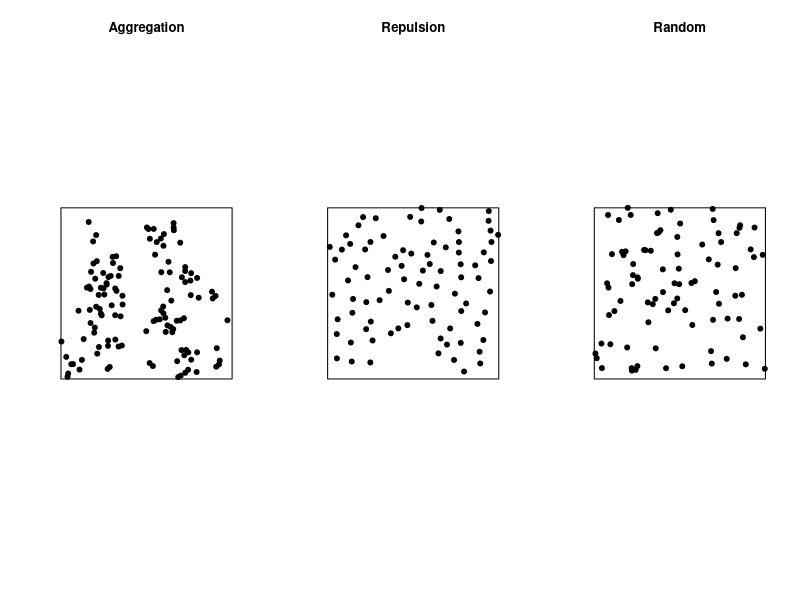
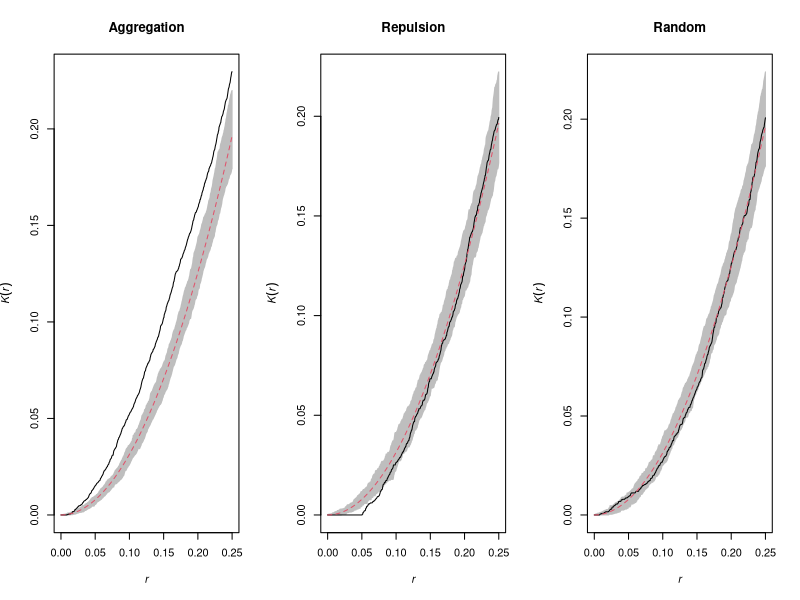
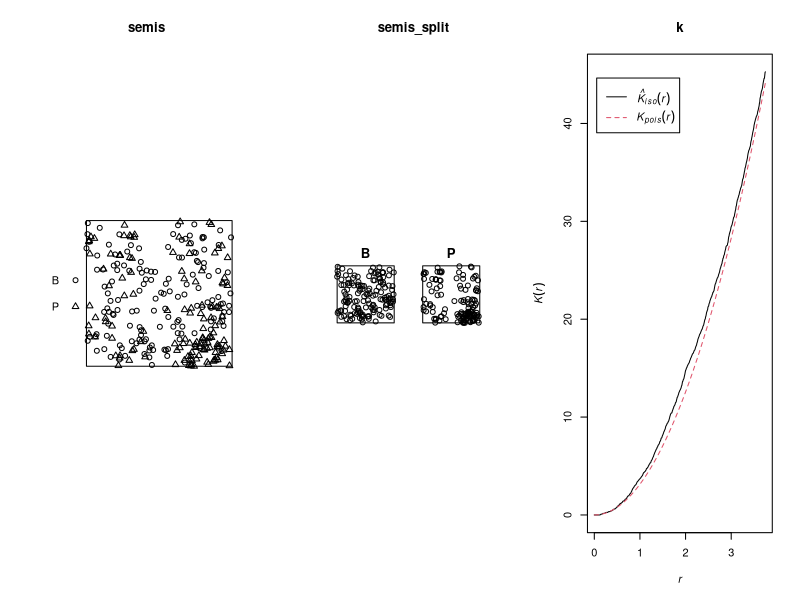
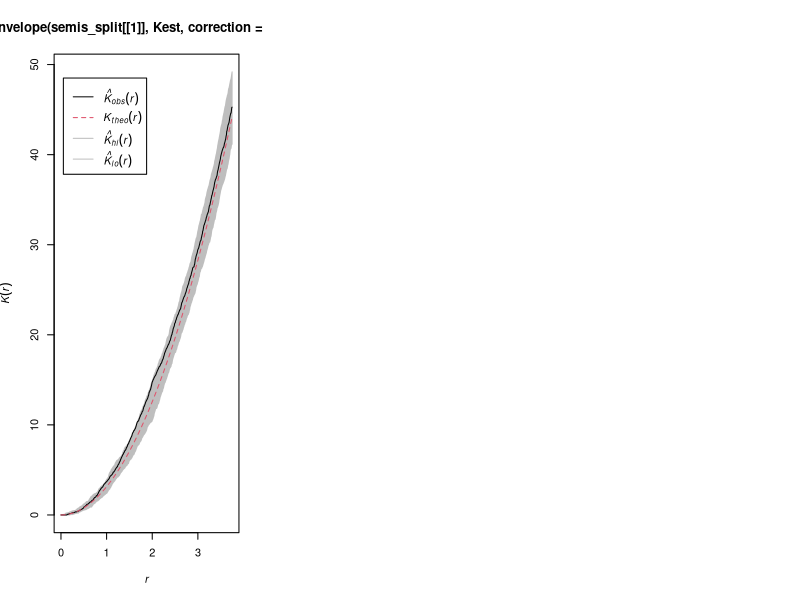
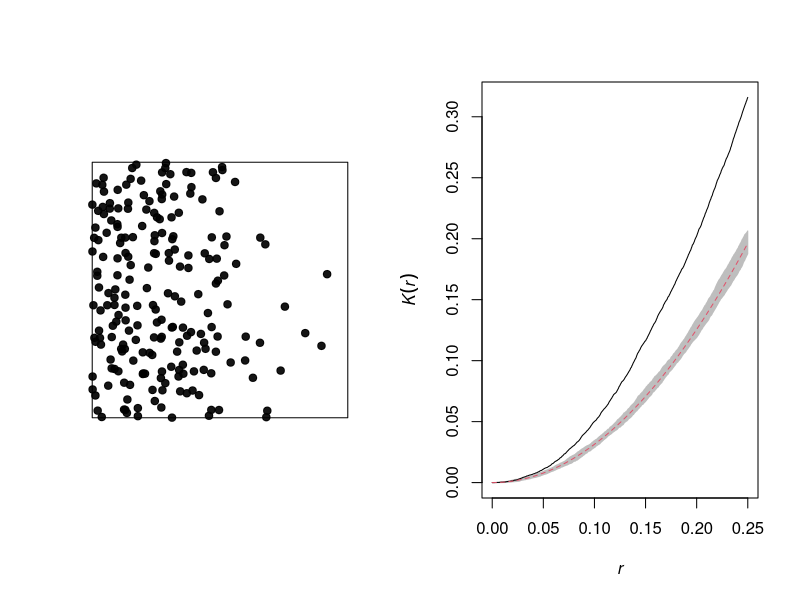
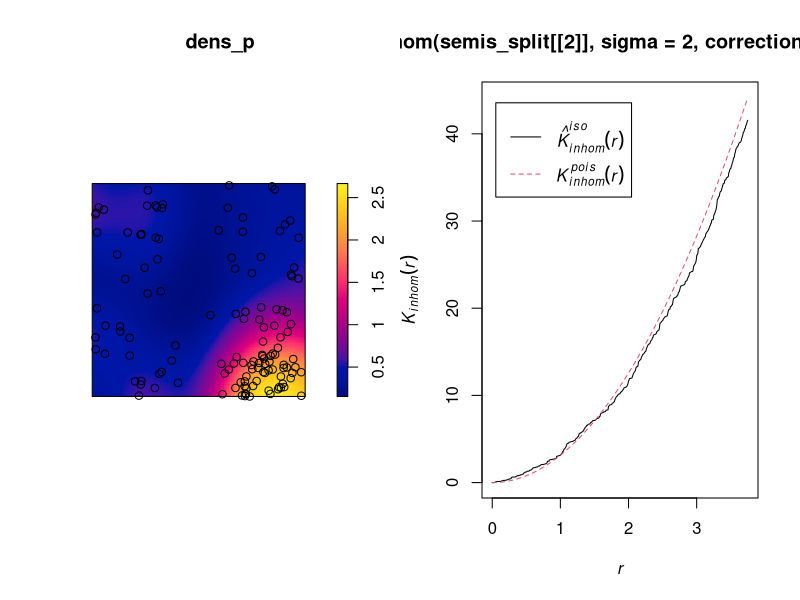
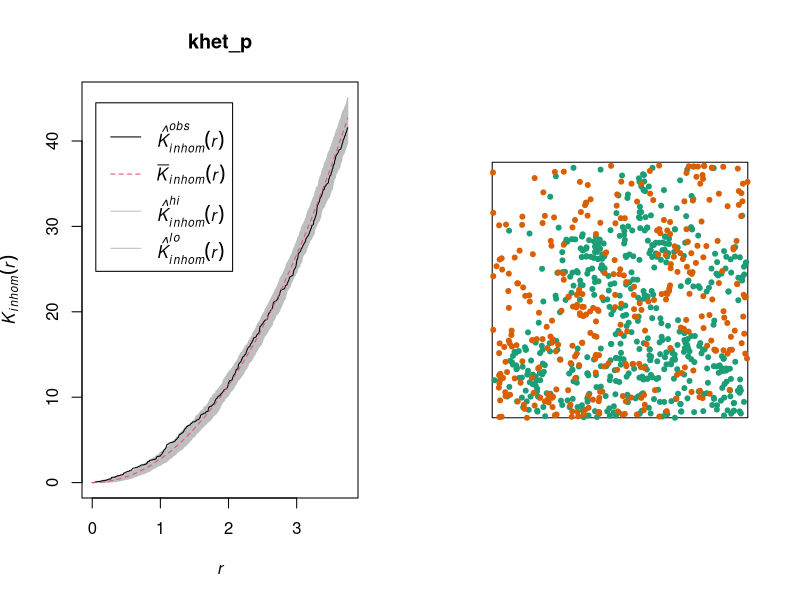
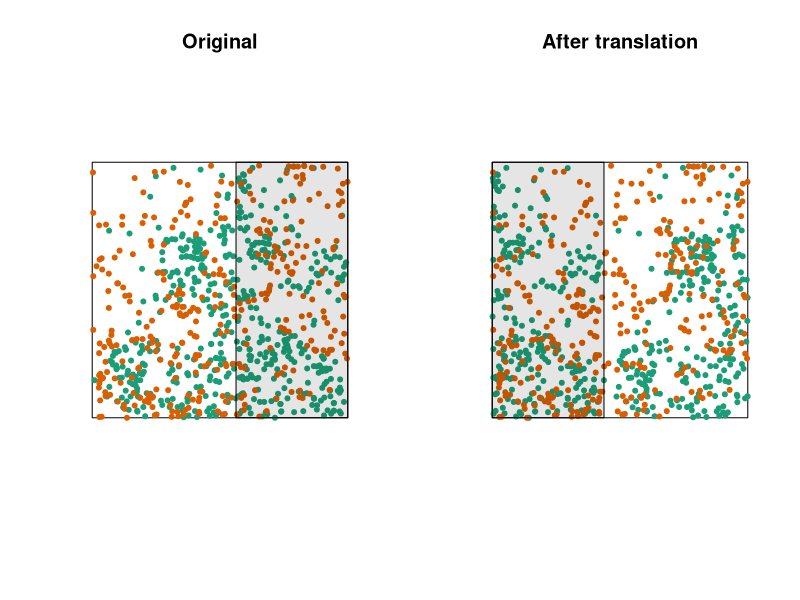

Recreate these plots in R, in order.
## ---- chunk 1
knitr::opts_chunk$set(echo = TRUE)
## ---- chunk 2
library(spatstat)
## ---- chunk 3
set.seed(82)
csrp <- rpoispp(lambda = 100)
aggp <- rMatClust(20, 0.1, 5)
evenp <- rMaternII(150, 0.05)
par(mfrow = c(1, 3))
plot(aggp, main = "Aggregation", pch = 19)
plot(evenp, main = "Repulsion", pch = 19)
plot(csrp, main = "Random", pch = 19)
## ---- chunk 4
kagg <- envelope(aggp, Kest, correction = "iso") 
keven <- envelope(evenp, Kest, correction = "iso")
kcsr <- envelope(csrp, Kest, correction = "iso")
## ---- chunk 5
par(mfrow = c(1, 3))
plot(kagg, main = "Aggregation", legend = FALSE)
plot(keven, main = "Repulsion", legend = FALSE)
plot(kcsr, main = "Random", legend = FALSE)
## ---- chunk 6
semis <- read.csv("data/semis_xy.csv")
head(semis)
## ---- chunk 7
library(spatstat)

semis <- ppp(x = semis$x, y = semis$y, marks = as.factor(semis$sp),
             window = owin(xrange = c(0, 15), yrange = c(0, 15)))
semis
## ---- chunk 8
plot(semis)
## ---- chunk 9
intensity(semis)
## ---- chunk 10
semis_split <- split(semis)
plot(semis_split)
## ---- chunk 11
k <- Kest(semis_split[[1]], correction = "iso")
plot(k)
## ---- chunk 12
plot(envelope(semis_split[[1]], Kest, correction = "iso"))
## ---- chunk 13
lam_gr <- function(x, y) ifelse(x < 0.5, 500*(1-x), 200*(1-x))
hetp <- rpoispp(lam_gr)
khet <- envelope(hetp, Kest, correction = "iso")
## ---- chunk 14
par(mfrow = c(1, 2))
plot(hetp, pch = 19, main = "")
plot(khet, main = "", legend = FALSE)
## ---- chunk 15
dens_p <- density(semis_split[[2]], sigma = 2)
plot(dens_p)
plot(semis_split[[2]], add = TRUE)
## ---- chunk 16
plot(Kinhom(semis_split[[2]], sigma = 2, correction = "iso"))
## ---- chunk 17
khet_p <- envelope(semis_split[[2]], Kinhom, sigma = 2,  correction = "iso",
                   nsim = 199, nrank = 5, simulate = function(x) rpoispp(dens_p))
plot(khet_p)
## ---- chunk 18
data(lansing)
lansing <- subset(lansing, marks %in% c("maple", "redoak"), drop = TRUE)
plot(lansing, chars = 20, cols = c("#1b9e77", "#d95f02"), main = "", legend = FALSE)
## ---- chunk 19
par(mfrow = c(1, 2))
set.seed(35)
rsh <- rshift(lansing, which = 1, width = 0.5, height = 0)
plot(lansing, chars = 20, cols = c("#1b9e77", "#d95f02"), main = "Original", legend = FALSE)
rect(xleft = 1 - rsh$x[8], xright = 1, ybottom = 0, ytop = 1, 
     col = rgb(0, 0, 0, alpha = 0.1))
plot(rsh, chars = 20, cols = c("#1b9e77", "#d95f02"), main = "After translation", legend = FALSE)
rect(xleft = 0, xright = rsh$x[8], ybottom = 0, ytop = 1, 
     col = rgb(0, 0, 0, alpha = 0.1))
## ---- chunk 20
plot(Kcross(semis, i = "P", j = "B", correction = "iso"))
## ---- chunk 21
plot(envelope(semis, Kcross, i = "P", j = "B", correction = "iso", 
              nsim = 199, nrank = 5, simulate = function(x) rshift(x, which = "B")))
## ---- chunk 22
fir <- read.csv("data/fir.csv")
head(fir)
## ---- chunk 23
fir <- ppp(x = fir$x, y = fir$y, marks = as.factor(fir$status),
           window = owin(xrange = c(0, 100), yrange = c(0, 100)))
plot(fir)
## ---- chunk 24
plot(markconnect(fir, i = "A", j = "D", correction = "iso"))
## ---- chunk 25
plot(envelope(fir, markconnect, i = "A", j = "D", correction = "iso", 
              nsim = 199, nrank = 5, simulate = rlabel))
## ---- chunk 26
par(mfrow = c(1, 2))
plot(envelope(fir, markconnect, i = "A", j = "A", correction = "iso", 
              nsim = 199, nrank = 5, simulate = rlabel))
plot(envelope(fir, markconnect, i = "D", j = "D", correction = "iso", 
              nsim = 199, nrank = 5, simulate = rlabel))
## ---- chunk 27
plot(envelope(semis_split[[2]], Kest, correction = "iso"))
## ---- chunk 28
dens_p <- density(semis_split[[2]], sigma = 5)
plot(dens_p)
plot(semis_split[[2]], add = TRUE)

khet_p <- envelope(semis_split[[2]], Kinhom, sigma = 5, correction = "iso",
                   nsim = 199, nrank = 5, simulate = function(x) rpoispp(dens_p))
plot(khet_p)
